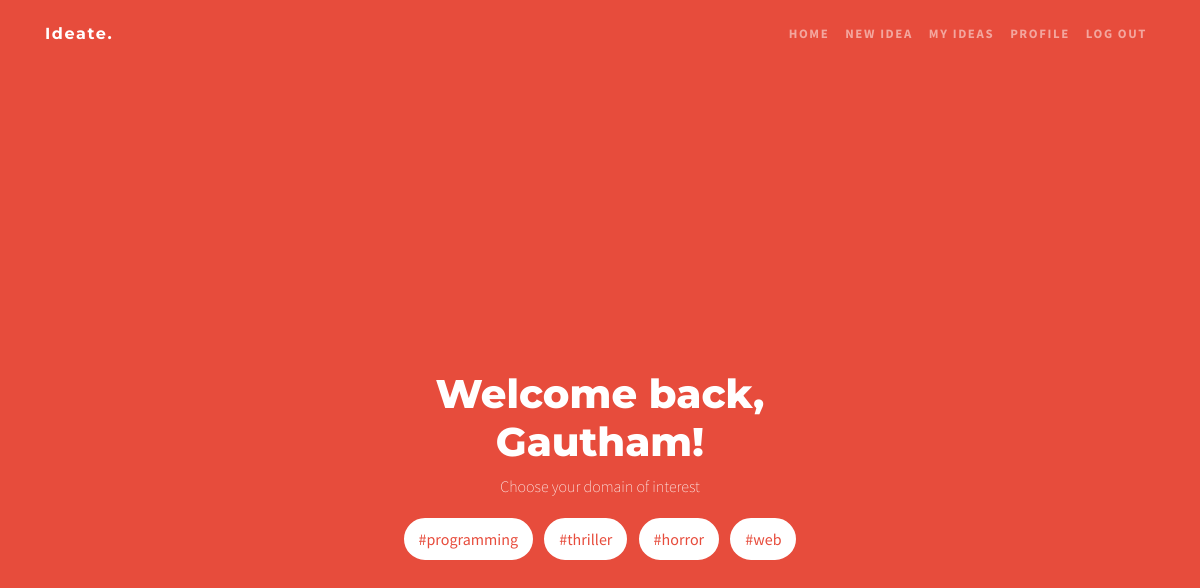
The app's page /home/ (signed in) with its own data.
### ideas/models.py (models this page shows)
class Tag(models.Model):
    name = models.CharField(max_length=30)

### ideas/views.py (the view)
# urls.py: path('home/', views.home, name='home'),
@login_required
def home(request):
    try:
        user = request.user
        tags = Tag.objects.all()
        context = {
            'title': 'Home',
            'user': user,
            'tags': tags,
        }
        return render(request, 'ideas/home.html', context)
    except Exception:
        return render(request, 'ideas/error.html', {'error': 'The requested page could not be found.'})
    finally:
        user = None

### ideas/templates/ideas/home.html
{% extends 'ideas/base.html' %}
{% load static %}
{% block content %}
<header class="custom-header text-center text-white">
    <div class="container" style="height: 100vh;">
        <div class="row h-100 align-items-center">
            <div class="col-lg-6 mx-auto">
                <h1 class="mb-2">Welcome back, {{ user.first_name }}!</h1>
                <div class="container">
                    <p>Choose your domain of interest</p>
                    {% for tag in tags %} <a href="{% url 'tag-home' tag.pk %}"
                        class="btn btn-primary btn-l m-1 rounded-pill">#{{ tag.name }}</a>
                    {% endfor %}
                </div>
            </div>
        </div>
    </div>
</header>
{% endblock content %}

### ideas/static/ideas/css/one-page-wonder.css (style rules this page uses)
body { font-family: "Source Sans Pro"; height: 100vh; font-weight: 100; }
h1, h2, h3, h4, h5, h6 { font-family: "Montserrat"; font-weight: 800 !important; }
.rounded-pill { border-radius: 5rem; }
.btn-primary { background-color: #ffffff !important; border-color: #ffffff !important; color: #e74c3c; border-width: 0.2rem; }
.custom-header { min-height: 100vh; position: relative; overflow: auto; background: #e74c3c; }

### records on screen
Tag: name "programming"
Tag: name "thriller"
Tag: name "horror"
Tag: name "web"

### other values on screen
{{ user.first_name }} "Gautham"
